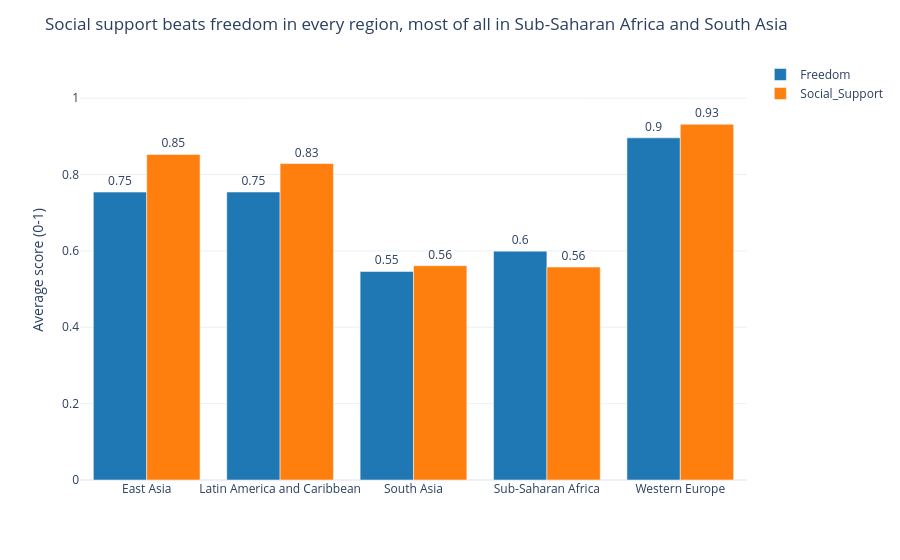

Notebook source saved alongside this figure:
### Markdown cell above
---
## Done? Stretch Goal

If you finish both tasks with time to spare, try this:

**Task 3 (stretch):** Build a **grouped bar chart** comparing 2 sub-factors (e.g. `GDP_per_capita` and `Freedom`) across the 5 most populated regions. Use colour meaningfully and write an insight title.

Regions to include: `'Western Europe'`, `'Latin America'`, `'East Asia'`, `'Sub-Saharan Africa'`, `'South Asia'`

### Code cell
# Stretch goal — grouped bar chart
# YOUR CODE HERE
regions = ['Western Europe', 'Latin America and Caribbean', 'East Asia',
           'Sub-Saharan Africa', 'South Asia']

sub = df[df['Region'].isin(regions)]
avg = sub.groupby('Region')[['Freedom', 'Social_Support']].mean().reset_index()

long = avg.melt(id_vars='Region', var_name='Factor', value_name='Score')

fig3 = px.bar(
    long,
    x='Region', y='Score',
    color='Factor',                    
    barmode='group',                   
    color_discrete_map={'Freedom': '#1F77B4', 'Social_Support': '#FF7F0E'},
    text=long['Score'].round(2),
)
fig3.update_traces(textposition='outside')
fig3.update_layout(
    title='Social support beats freedom in every region, most of all in Sub-Saharan Africa and South Asia',
    template='plotly_white',
    yaxis_title='Average score (0-1)',
    xaxis_title=None,
    legend_title_text=None,
)
fig3.update_yaxes(range=[0, 1.1])    
fig3.show()

### Figure 1 — Plotly figure (JSON) as saved in the notebook; plotly's stock layout.template omitted (floating-point values rounded to 4 significant figures)
{"data": [{"alignmentgroup": "True", "hovertemplate": "Factor=Freedom<br>Region=%{x}<br>Score=%{y}<br>text=%{text}<extra></extra>", "legendgroup": "Freedom", "marker": {"color": "#1F77B4", "pattern": {"shape": ""}}, "name": "Freedom", "offsetgroup": "Freedom", "orientation": "v", "showlegend": true, "text": [0.75, 0.75, 0.55, 0.6, 0.9], "textposition": "outside", "type": "bar", "x": ["East Asia", "Latin America and Caribbean", "South Asia", "Sub-Saharan Africa", "Western Europe"], "xaxis": "x", "y": [0.754, 0.7542, 0.5463, 0.5994, 0.8961], "yaxis": "y"}, {"alignmentgroup": "True", "hovertemplate": "Factor=Social_Support<br>Region=%{x}<br>Score=%{y}<br>text=%{text}<extra></extra>", "legendgroup": "Social_Support", "marker": {"color": "#FF7F0E", "pattern": {"shape": ""}}, "name": "Social_Support", "offsetgroup": "Social_Support", "orientation": "v", "showlegend": true, "text": [0.85, 0.83, 0.56, 0.56, 0.93], "textposition": "outside", "type": "bar", "x": ["East Asia", "Latin America and Caribbean", "South Asia", "Sub-Saharan Africa", "Western Europe"], "xaxis": "x", "y": [0.8527, 0.8287, 0.5613, 0.5577, 0.9317], "yaxis": "y"}], "layout": {"barmode": "group", "legend": {"title": {}, "tracegroupgap": 0}, "margin": {"t": 60}, "title": {"text": "Social support beats freedom in every region, most of all in Sub-Saharan Africa and South Asia"}, "xaxis": {"anchor": "y", "domain": [0, 1], "title": {}}, "yaxis": {"anchor": "x", "domain": [0, 1], "range": [0, 1.1], "title": {"text": "Average score (0-1)"}}}}
